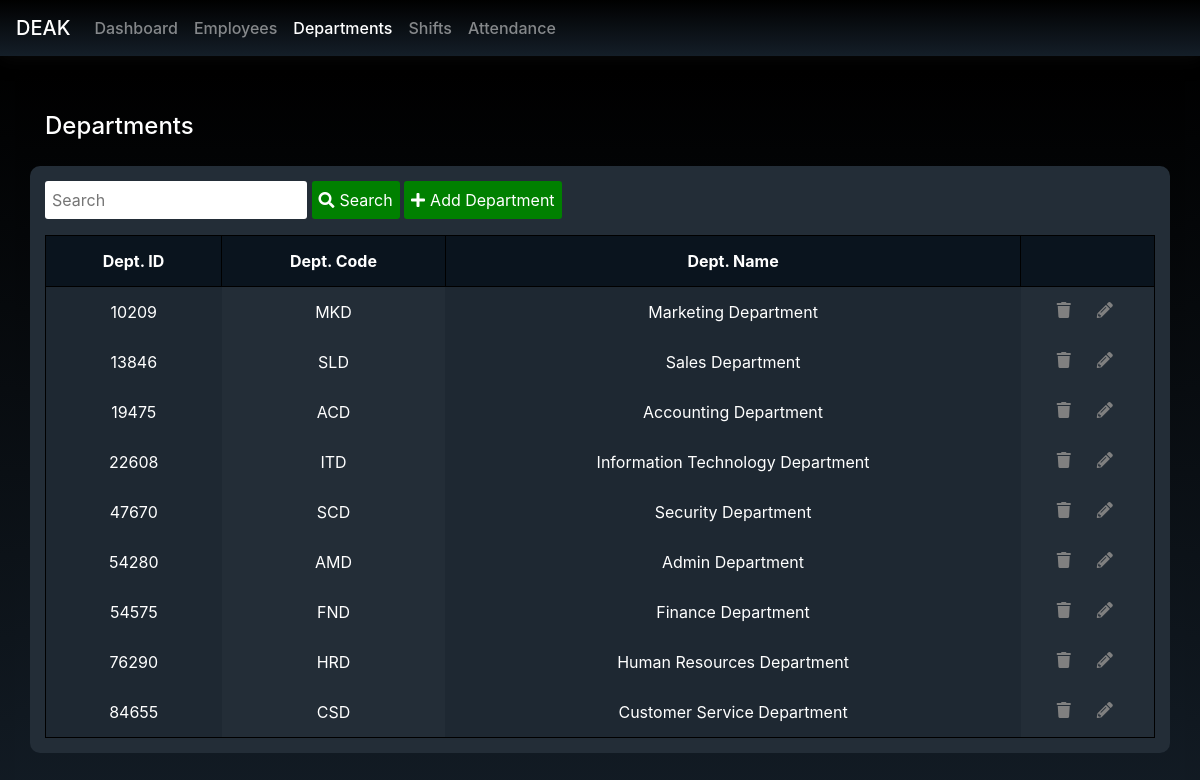
The page /departments.php on the database its author committed.
### tables this page shows
CREATE TABLE `department` (
  `dept_id` int(11) NOT NULL,
  `dept_code` varchar(20) NOT NULL,
  `dept_name` varchar(200) NOT NULL
);

### departments.php (the view, shortened to what this page needs)
<?php
	if(isset($_POST['search'])){
		$s = $_POST['valueToSearch'];
		$query = "SELECT * FROM department WHERE dept_id LIKE '%$s%' OR dept_name LIKE '%$s%' OR dept_code LIKE '%$s%' OR dept_id LIKE '%$s%'";
		$search_result = filterTable($query);
	}
	else{
		$query = "SELECT * FROM department ORDER BY dept_id ASC";
		$search_result = filterTable($query);
	}
	function filterTable($query){
		include 'database.php';
		$filter_Result = mysqli_query($conn, $query);
		return $filter_Result;
	}
?>
<head>
	<link rel="stylesheet" type="text/css" href="https://stackpath.bootstrapcdn.com/bootstrap/4.3.1/css/bootstrap.min.css">
	<link rel="stylesheet" href="https://cdnjs.cloudflare.com/ajax/libs/font-awesome/5.15.3/css/all.min.css" />
	<link rel="stylesheet" type="text/css" href="styles.css">
</head>
<body>
	<nav class="navbar navbar-expand-lg navbar-dark bg-dark">
		<a class="navbar-brand" href="dashboard.php">DEAK</a>
		<div class="collapse navbar-collapse" id="navbarNav">
			<ul class="navbar-nav">
				<li class="nav-item">
					<a class="nav-link" href="dashboard.php">Dashboard</a>
				</li>
				<li class="nav-item">
					<a class="nav-link" href="employees.php">Employees</a>
				</li>
				<li class="nav-item active">
					<a class="nav-link" href="departments.php">Departments</a>
				</li>
				<li class="nav-item">
					<a class="nav-link" href="shifts.php">Shifts</a>
				</li>
				<li class="nav-item">
					<a class="nav-link" href="attendance.php">Attendance</a>
				</li>
			</ul>
		</div>
	</nav>
    <main class="container-fluid py-3">
		<div class="row">
			<div class="col-md-12">
                <div class="employeesMain">
                    <h4>Departments</h4>
                    <div class="employeesTable">
                        <form method="post">
                            <input name="valueToSearch" placeholder="Search">
                            <button name="search"><i class="fas fa-search"></i>Search</button>
                            <button name="goToAddDept"><i class="fas fa-plus"></i>Add Department</button>
                        </form>
                        <table>
                            <thead>
                            <tr>
                                <th>Dept. ID</th>
                                <th>Dept. Code</th>
                                <th>Dept. Name</th>
								<th></th>
                            </tr>
                            </thead>
                            <tbody>
                                <?php while ($row = mysqli_fetch_array($search_result)): ?>
                                <tr>
                                    <td><?php echo $row['dept_id']?></td>
                                    <td><?php echo $row['dept_code']?></td>
                                    <td><?php echo $row['dept_name']?></td>
									<td class="operationsTd">
                                        <a href="delete.php?dept_id=<?php echo $row["dept_id"]?>"><i class="fas fa-trash"></i></a>
										<a href="editDept.php?dept_id=<?php echo $row["dept_id"]?>"><i class="fas fa-pencil-alt"></i></a>
									</td>
                                </tr>
                                <?php endwhile;?>
                            </tbody>
                        </table>
                    </div>
                </div>
			</div>
		</div>
	</main>
</body>

### styles.css (style rules this page uses)
nav { background-image: linear-gradient(to bottom, black, rgb(20,30,40)); box-shadow: 1px 1px 20px rgb(10,10,10); position: relative; font-weight: 500; }
main { background-image: linear-gradient(to bottom, black, rgb(20,30,40)); }
.employeesMain h4 { color: white; margin: 25px 15px; }
.employeesMain, .deptMain { background-image: linear-gradient(to bottom, black, rgb(20,30,40)); height: 800px; padding: 15px; }
.employeesTable, .deptTable { padding: 15px; background-color: rgb(35,45,55); border-radius: 10px; max-height: 700px; overflow: auto; }
table { color: white; border: solid 1px black; width: 100%; }
th,tr,td { padding: 15px; text-align: center; }
th { background-color: rgb(10,20,30); border: solid 1px black; }
td { background-color: rgb(30,40,50); }
td:nth-child(even) { background-color: rgb(35,45,55); }
input { padding: 7px; border-radius: 3px; border: none; }
button { padding: 7px; background-color: green; color: white; border: none; border-radius: 3px; transition: opacity 0.25s; }
i { margin: 0 5px 0 0; }
.operationsTd { display: flex; justify-content: space-evenly; }
td a { color: gray; }

### rows shown on the page
department: dept_id "10209", dept_code "MKD", dept_name "Marketing Department"
department: dept_id "13846", dept_code "SLD", dept_name "Sales Department"
department: dept_id "19475", dept_code "ACD", dept_name "Accounting Department"
department: dept_id "22608", dept_code "ITD", dept_name "Information Technology Department"
department: dept_id "47670", dept_code "SCD", dept_name "Security Department"
department: dept_id "54280", dept_code "AMD", dept_name "Admin Department"
department: dept_id "54575", dept_code "FND", dept_name "Finance Department"
department: dept_id "76290", dept_code "HRD", dept_name "Human Resources Department"
department: dept_id "84655", dept_code "CSD", dept_name "Customer Service Department"
